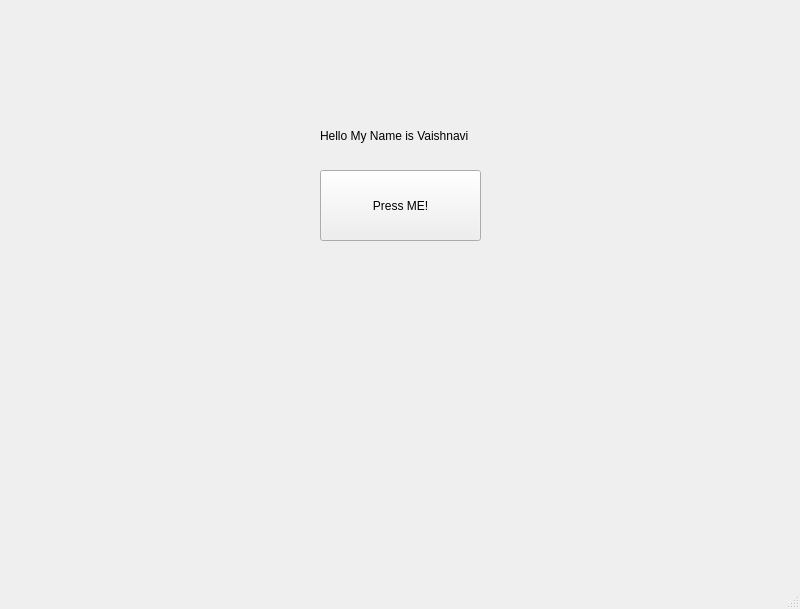
<?xml version="1.0" encoding="UTF-8"?>
<ui version="4.0">
 <class>MainWindow</class>
 <widget class="QMainWindow" name="MainWindow">
  <property name="geometry">
   <rect>
    <x>0</x>
    <y>0</y>
    <width>800</width>
    <height>609</height>
   </rect>
  </property>
  <property name="windowTitle">
   <string>MainWindow</string>
  </property>
  <widget class="QWidget" name="centralwidget">
   <widget class="QPushButton" name="Button1">
    <property name="geometry">
     <rect>
      <x>320</x>
      <y>170</y>
      <width>161</width>
      <height>71</height>
     </rect>
    </property>
    <property name="text">
     <string>Press ME!</string>
    </property>
   </widget>
   <widget class="QLabel" name="label1">
    <property name="geometry">
     <rect>
      <x>320</x>
      <y>120</y>
      <width>171</width>
      <height>31</height>
     </rect>
    </property>
    <property name="text">
     <string>Hello My Name is Vaishnavi</string>
    </property>
   </widget>
  </widget>
  <widget class="QMenuBar" name="menubar">
   <property name="geometry">
    <rect>
     <x>0</x>
     <y>0</y>
     <width>800</width>
     <height>26</height>
    </rect>
   </property>
  </widget>
  <widget class="QStatusBar" name="statusbar"/>
 </widget>
 <resources/>
 <connections/>
</ui>
